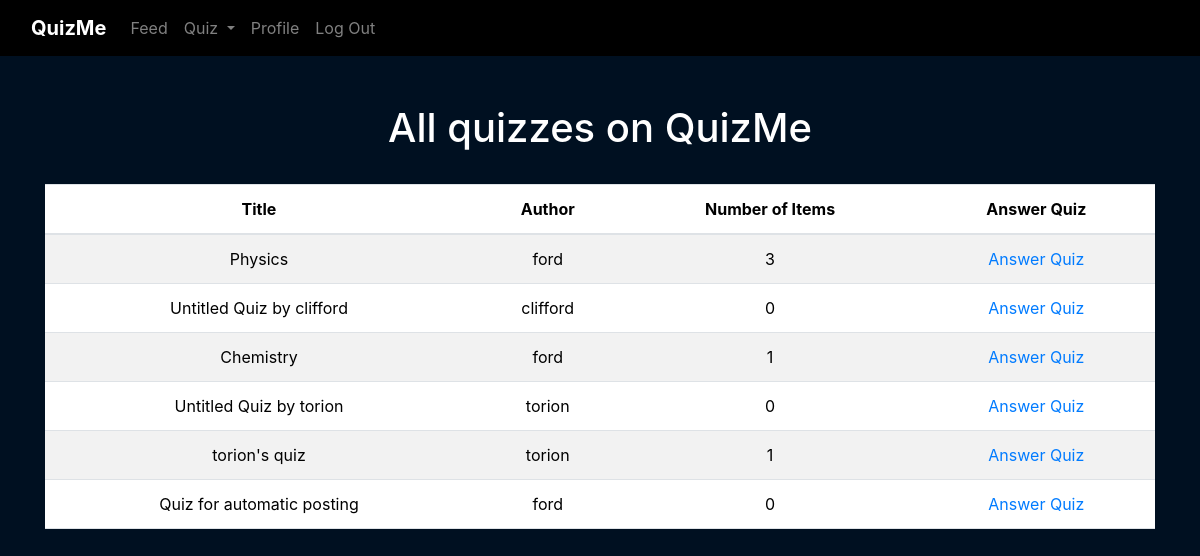
The app's page /quiz/all_quizzes (signed in), older data.
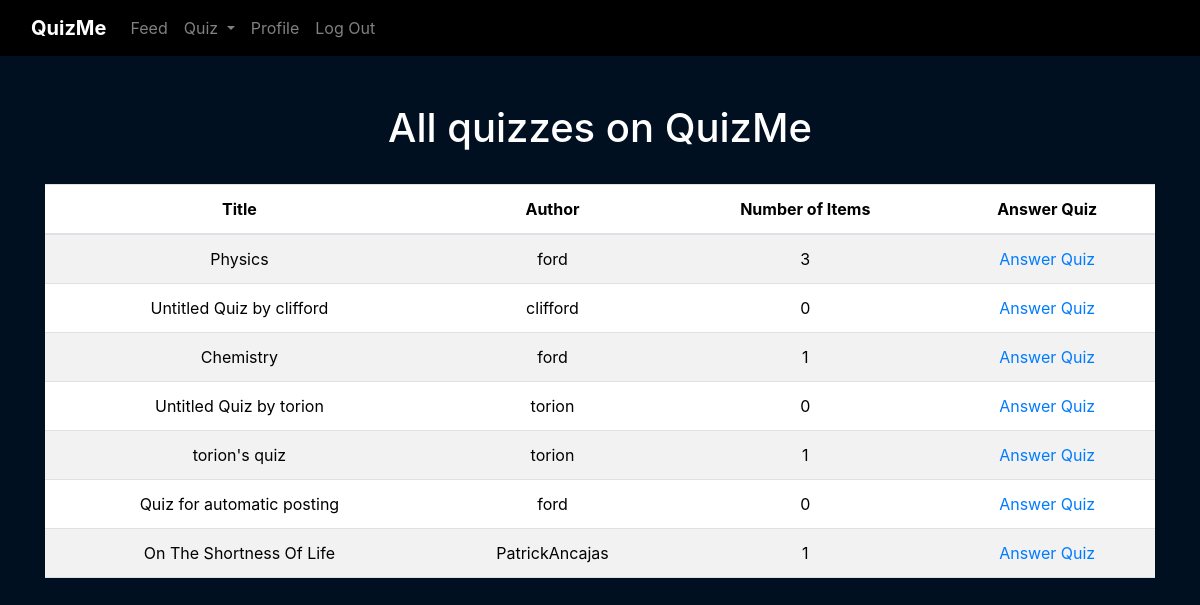
The same page, newer data.
### web_app/models.py (models this page shows)
class Quiz(db.Model):
    __tablename__ = 'quizzes'
    id = db.Column(db.Integer, primary_key=True)
    title = db.Column(db.String(30), nullable=False)
    instructions = db.Column(db.String(1000))
    total_items = db.Column(db.Integer)
    user_id = db.Column(db.Integer, db.ForeignKey('users.id'))
    items = db.relationship('Item', cascade="all, delete-orphan", backref="quiz")

class User(db.Model, UserMixin):
    __tablename__ = 'users'
    id = db.Column(db.Integer, primary_key=True)
    username = db.Column(db.String(50), nullable=False, unique=True)
    password = db.Column(db.String(500), nullable=False)
    quizzes = db.relationship('Quiz', cascade="all, delete-orphan", backref="user")
    posts = db.relationship('Post', cascade="all, delete-orphan", backref='user')

### web_app/blueprints/quiz/routes.py (the view)
@quiz.route('/all_quizzes')
@login_required
def all_quizzes():
    quizzes = Quiz.query.all()
    return render_template('quiz/all_quizzes.html', quizzes=quizzes)

### web_app/blueprints/quiz/templates/quiz/all_quizzes.html (shortened to what this page needs)
{% extends "base.html" %}
{% block content %}
    <h1>All quizzes on QuizMe</h1>
    <br>
        <table class="table table-striped">
            <thead>
                <tr>
                <th>Title</th>
                <th>Author</th>
                <th>Number of Items</th>
                <th>Answer Quiz</th>
                </tr>
            </thead>
            <tbody>
                {% for quiz in quizzes %}
                <tr>
                    <td>{{ quiz.title }}</td>
                    <td>{{ quiz.user.username }}</td>
                    <td>{{ quiz.total_items }}</td>
                    <td>
                        <a href="{{ url_for('quiz.answer_quiz', quiz_id=quiz.id, quiz_title=quiz.title) }}">Answer Quiz</a>
                    </td>
                </tr>
                {% endfor %}
            </tbody>
        </table>
{% endblock %}

### web_app/templates/base.html (shortened to what this page needs)
<!DOCTYPE html>
<html lang="en">
    <head>
        <link href="https://cdn.jsdelivr.net/npm/bootstrap@5.3.3/dist/css/bootstrap.min.css" rel="stylesheet">
        <link rel="stylesheet" href="https://stackpath.bootstrapcdn.com/bootstrap/4.4.1/css/bootstrap.min.css"/>
        <link rel="stylesheet" href="https://stackpath.bootstrapcdn.com/font-awesome/4.7.0/css/font-awesome.min.css"/>
        <link rel="stylesheet" href="{{ url_for('static', filename='css/style.css') }}">
    </head>
    <body>
        <nav class="navbar navbar-expand-lg navbar-dark">
            <div class="container-fluid">
                <a class="navbar-brand" href="{{ url_for('auth.index')}}">QuizMe</a>
                <div class="collapse navbar-collapse" id="navbarNav">
                    <ul class="navbar-nav">
                        {% if not current_user.is_authenticated %}
                            <li class="nav-item">
                                <a class="nav-link" href="{{ url_for('auth.index') }}">Home</a>
                            </li>
                            <li class="nav-item">
                                <a class="nav-link" href="{{ url_for('auth.login') }}">Log In</a>
                            </li>
                            <li class="nav-item">
                                <a class="nav-link" href="{{ url_for('auth.signup')}}">Sign Up</a>
                            </li>
                        {% else %}
                            <li class="nav-item">
                                <a class="nav-link" href="{{ url_for('feed.index') }}">Feed</a>
                            </li>
                            <li class="nav-item dropdown">
                                <a class="nav-link dropdown-toggle" href="#" role="button" data-bs-toggle="dropdown" aria-expanded="false">
                                  Quiz
                                </a>
                              </li>
                            <li class="nav-item">
                                <a class="nav-link" href="{{ url_for('profile.index')}}">Profile</a>
                            </li>
                            <li class="nav-item">
                                <a class="nav-link" href="{{ url_for('auth.logout')}}">Log Out</a>
                            </li>
                        {% endif %}
                    </ul>
                </div>
            </div>
        </nav>
        <main class="container py-5 text-center">
            {% block content %}
            {% endblock %}
        </main>
    </body>
</html>

### web_app/static/css/style.css (style rules this page uses)
.navbar, .dropdown-menu { background-color: black; }
.nav-link { color: gray; }
.navbar-brand, .dropdown-item { color: white; }
.navbar-brand { font-weight: bold; color:white; }
body { background-color: #001021; color: white; }

Row changes from the older to the newer data that the page shows:
added Quiz: title "On The Shortness Of Life", user.username "PatrickAncajas", total_items "1"
